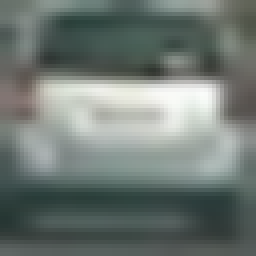
#> input picture vehicles/GTI_Far/image0158.png, 64 x 64 px (shown 4 times larger); its folder holds 4 pictures in this run
$ jupyter execute --allow-errors 'Vehicle Detection.ipynb'   (shell and % lines are left out)   (older library calls are emulated)
#> lines starting #> are read from the running program, lines starting #| are printed output that depends on the picture
### lesson_functions.py
import matplotlib.image as mpimg
import numpy as np
import cv2
from skimage.feature import hog

def get_hog_features(img, orient, pix_per_cell, cell_per_block,
                        vis=False, feature_vec=True):
    # Call with two outputs if vis==True
    if vis == True:
        features, hog_image = hog(img, orientations=orient,
                                  pixels_per_cell=(pix_per_cell, pix_per_cell),
                                  cells_per_block=(cell_per_block, cell_per_block),
                                  transform_sqrt=False,
                                  visualise=vis, feature_vector=feature_vec)
        return features, hog_image
    # Otherwise call with one output
    else:
        features = hog(img, orientations=orient,
                       pixels_per_cell=(pix_per_cell, pix_per_cell),
                       cells_per_block=(cell_per_block, cell_per_block),
                       transform_sqrt=False,
                       visualise=vis, feature_vector=feature_vec)
        return features

# Define a function to compute binned color features
def bin_spatial(img, size=(32, 32)):
    color1 = cv2.resize(img[:,:,0], size).ravel()
    color2 = cv2.resize(img[:,:,1], size).ravel()
    color3 = cv2.resize(img[:,:,2], size).ravel()
    return np.hstack((color1, color2, color3))

# Define a function to compute color histogram features
# NEED TO CHANGE bins_range if reading .png files with mpimg!
def color_hist(img, nbins=32):    #bins_range=(0, 256)
    # Compute the histogram of the color channels separately
    channel1_hist = np.histogram(img[:,:,0], bins=nbins)
    channel2_hist = np.histogram(img[:,:,1], bins=nbins)
    channel3_hist = np.histogram(img[:,:,2], bins=nbins)
    # Concatenate the histograms into a single feature vector
    hist_features = np.concatenate((channel1_hist[0], channel2_hist[0], channel3_hist[0]))
    # Return the individual histograms, bin_centers and feature vector
    return hist_features

# Define a function to extract features from a list of images
# Have this function call bin_spatial() and color_hist()
# [49 lines left out: function extract_features, not called in this run]

# Define a function that takes an image,
# start and stop positions in both x and y,
# window size (x and y dimensions),
# and overlap fraction (for both x and y)
def slide_window(img, x_start_stop=[None, None], y_start_stop=[None, None],
                    xy_window=(64, 64), xy_overlap=(0.5, 0.5)):
    # If x and/or y start/stop positions not defined, set to image size
    if x_start_stop[0] == None:
        x_start_stop[0] = 0
    if x_start_stop[1] == None:
        x_start_stop[1] = img.shape[1]
    if y_start_stop[0] == None:
        y_start_stop[0] = 0
    if y_start_stop[1] == None:
        y_start_stop[1] = img.shape[0]
    # Compute the span of the region to be searched
    xspan = x_start_stop[1] - x_start_stop[0]
    yspan = y_start_stop[1] - y_start_stop[0]
    # Compute the number of pixels per step in x/y
    nx_pix_per_step = np.int(xy_window[0]*(1 - xy_overlap[0]))
    ny_pix_per_step = np.int(xy_window[1]*(1 - xy_overlap[1]))
    # Compute the number of windows in x/y
    nx_buffer = np.int(xy_window[0]*(xy_overlap[0]))
    ny_buffer = np.int(xy_window[1]*(xy_overlap[1]))
    nx_windows = np.int((xspan-nx_buffer)/nx_pix_per_step)
    ny_windows = np.int((yspan-ny_buffer)/ny_pix_per_step)
    # Initialize a list to append window positions to
    window_list = []
    # Loop through finding x and y window positions
    # Note: you could vectorize this step, but in practice
    # you'll be considering windows one by one with your
    # classifier, so looping makes sense
    for ys in range(ny_windows):
        for xs in range(nx_windows):
            # Calculate window position
            startx = xs*nx_pix_per_step + x_start_stop[0]
            endx = startx + xy_window[0]
            starty = ys*ny_pix_per_step + y_start_stop[0]
            endy = starty + xy_window[1]

            # Append window position to list
            window_list.append(((startx, starty), (endx, endy)))
    # Return the list of windows
    return window_list

# Define a function to draw bounding boxes
# [9 lines left out: function draw_boxes, not called in this run]

### Vehicle Detection.ipynb
### This is a self-driving car project to detect vehicle on the road!

[cell 1]
import matplotlib.image as mpimg
import matplotlib.pyplot as plt
import numpy as np
import cv2
import glob
import time
import pickle
from sklearn.model_selection import train_test_split
from sklearn.svm import LinearSVC
from sklearn.preprocessing import StandardScaler
from skimage.feature import hog
from lesson_functions import *

[cell 2]
cars_far = glob.glob('./vehicles/GTI_Far/*.png')
cars_middle = glob.glob('./vehicles/GTI_MiddleClose/*.png')
cars_left = glob.glob('./vehicles/GTI_Left/*.png')
cars_right = glob.glob('./vehicles/GTI_Right/*.png')
cars_extracted = glob.glob('./vehicles/KITTI_extracted/*.png')

[cell 3]
notcars = glob.glob('./non-vehicles/Extras/*.png')
notcars += glob.glob('./non-vehicles/GTI/*.png')

[cell 4]
cars=cars_far+cars_middle+cars_left+cars_right+cars_extracted

[cell 5]
len(cars)

[cell 6]
len(notcars)

### Firstly, we need to store all the image data into .p file so that we can get data more easily

I am planning to set 80% as the training data and 20% as the data set

[cell 7]
pickle_file = 'data.p'
print('Saving data to pickle file...')
try:
    with open(pickle_file, 'wb') as pfile:
        pickle.dump(
            {
                'cars': cars,
                'notcars': notcars
            },
            pfile, pickle.HIGHEST_PROTOCOL)
except Exception as e:
    print('Unable to save data to', pickle_file, ':', e)
    raise

[cell 8]
datafile = 'data.p'
with open(datafile, mode='rb') as f:
    data = pickle.load(f)

Over here, split data into training test set and test data set

[cell 9]
cars_data=data['cars']
notcars_data=data['notcars']
cars_train,cars_test=train_test_split(cars_data,test_size=0.2)
#> (the rest of this cell did not finish here and is left out)

We need to create a function used to get features from images

[cell 10]
def single_img_features(img, color_space='YCrCb', spatial_size=(16, 16),
                        hist_bins=24, orient=5,
                        pix_per_cell=8, cell_per_block=5, hog_channel='ALL',
                        spatial_feat=False, hist_feat=False, hog_feat=True):
    #1) Define an empty list to receive features
    img_features = []
    #2) Apply color conversion if other than 'RGB'
    if color_space != 'RGB':
        if color_space == 'HSV':
            feature_image = cv2.cvtColor(img, cv2.COLOR_RGB2HSV)
        elif color_space == 'LUV':
            feature_image = cv2.cvtColor(img, cv2.COLOR_RGB2LUV)
        elif color_space == 'HLS':
            feature_image = cv2.cvtColor(img, cv2.COLOR_RGB2HLS)
        elif color_space == 'YUV':
            feature_image = cv2.cvtColor(img, cv2.COLOR_RGB2YUV)
        elif color_space == 'YCrCb':
            feature_image = cv2.cvtColor(img, cv2.COLOR_RGB2YCrCb)
    else: feature_image = np.copy(img)
    #3) Compute spatial features if flag is set
    if spatial_feat == True:
        spatial_features = bin_spatial(feature_image, size=spatial_size)
        #4) Append features to list
        img_features.append(spatial_features)
    #5) Compute histogram features if flag is set
    if hist_feat == True:
        hist_features = color_hist(feature_image, nbins=hist_bins)
        #6) Append features to list
        img_features.append(hist_features)
    #7) Compute HOG features if flag is set
    if hog_feat == True:
        if hog_channel == 'ALL':
            hog_features = []
            for channel in range(feature_image.shape[2]):
                hog_features.extend(get_hog_features(feature_image[:,:,channel],
                                    orient, pix_per_cell, cell_per_block,
                                    vis=False, feature_vec=True))
        else:
            hog_features = get_hog_features(feature_image[:,:,hog_channel], orient,
                        pix_per_cell, cell_per_block, vis=False, feature_vec=True)
        #8) Append features to list
        img_features.append(hog_features)

    #9) Return concatenated array of features
    return np.concatenate(img_features)

### Let's see a simple demo how to get Histogram of Oriented Gradients

[cell 11]
pix_per_cell=8
cell_per_block=2
orient=9
img=cars_train[0]
img=mpimg.imread(img)
#> img is the input picture: shape (64, 64, 3) float32; mean R, G, B 0.437, 0.475, 0.456
demo_features=[]
hog_image_demo=[]
for channel in range(img.shape[2]):
    features,hog_image=get_hog_features(img[:,:,channel], orient, pix_per_cell,\
                                        cell_per_block, vis=True, feature_vec=True)
    demo_features.append(features)
    hog_image_demo.append(hog_image)
#> this loop made 3 passes
#> pass 1, `features,hog_image=get_hog_features(img[:,:,channel], orient, pix_per_..`:
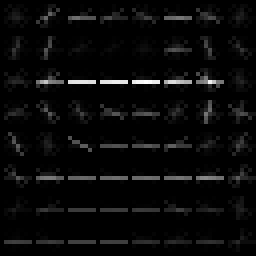
#> hog_image: shape (64, 64) float32 (shown 4 times larger); min 0, max 0.18, mean 0.00692; drawn with min black and max white
#> after the loop, demo_features = 3 items; hog_image_demo = 3 items

[cell 12]
plt.imshow(img)

[cell 13]
plt.imshow(hog_image_demo[0])

[cell 14]
demo_features[0].shape
#> Out = (1764,)

[cell 15]
feature_training_cars=[]
for file in cars_train:
    img=mpimg.imread(file)
    draw_img = img.astype(np.float32)/255
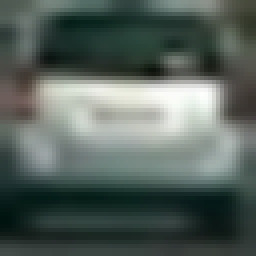
#> draw_img: shape (64, 64, 3) float32 (shown 4 times larger); mean R, G, B 0.00171, 0.00186, 0.00179; drawn with min black and max white
    img_features = single_img_features(draw_img, color_space='YCrCb', spatial_size=(32,32),\
                                       hist_bins=32, orient=9,\
                                       pix_per_cell=8, cell_per_block=2, hog_channel='ALL',\
                                       spatial_feat=True, hist_feat=True, hog_feat=True)
#> in single_img_features, `feature_image = cv2.cvtColor(img, cv2.COLOR_RGB2YCrCb)`: feature_image: shape (64, 64, 3) float32; mean of channels 0, 1, 2 0.00181, 0.5, 0.5
#> in bin_spatial, `color1 = cv2.resize(img[:,:,0], size).ravel()`: color1 = 1024 values, max 0.00383 at index 405, min 0.000754 at index 864, mean 0.00181
#> in bin_spatial, `color2 = cv2.resize(img[:,:,1], size).ravel()`: color2 = 1024 values, max 0.5 at index 387, min 0.5 at index 74, mean 0.5
#> in bin_spatial, `color3 = cv2.resize(img[:,:,2], size).ravel()`: color3 = 1024 values, max 0.5 at index 676, min 0.5 at index 356, mean 0.5
#> in single_img_features, `spatial_features = bin_spatial(feature_image, size=spatial_size)`: spatial_features = 3072 values, max 0.5 at index 1411, min 0.000754 at index 864, mean 0.334
#> in color_hist, `hist_features = np.concatenate((channel1_hist[0], channel2_hist[0], ch..`: hist_features = 96 values, max 469 at index 88, min 1 at index 95, mean 128
#> after the loop in single_img_features, `for channel in range(feature_image.shape[2]):`: hog_features = 5292 values, max 0.692 at index 346, min 0 at index 46, mean 0.113
#> img_features = 8460 values, max 469 at index 3160, min 0 at index 3214, mean 1.64
    feature_training_cars.append(img_features)
#> pass 2 of the loop `for file in cars_train:`:
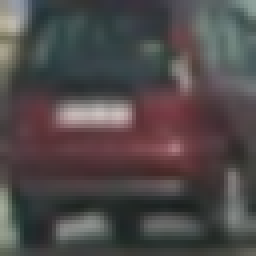
#> input picture vehicles/GTI_Far/image0131.png, 64 x 64 px (shown 4 times larger)
#> img is the input picture: shape (64, 64, 3) float32; mean R, G, B 0.311, 0.288, 0.289
#> `draw_img = img.astype(np.float32)/255`:
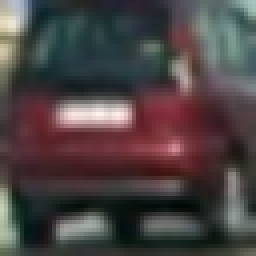
#> draw_img: shape (64, 64, 3) float32 (shown 4 times larger); mean R, G, B 0.00122, 0.00113, 0.00114; drawn with min black and max white
#> feature_image: shape (64, 64, 3) float32; mean of channels 0, 1, 2 0.00116, 0.5, 0.5
#> `img_features = single_img_features(draw_img, color_space='YCrCb', spat..`: img_features = 8460 values, max 631 at index 3078, min 0 at index 3287, mean 1.65
#> pass 3 of the loop `for file in cars_train:`:
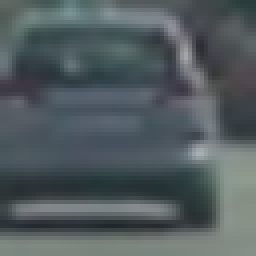
#> input picture vehicles/GTI_Far/image0006.png, 64 x 64 px (shown 4 times larger)
#> img is the input picture: shape (64, 64, 3) float32; mean R, G, B 0.322, 0.361, 0.373
#> `draw_img = img.astype(np.float32)/255`:
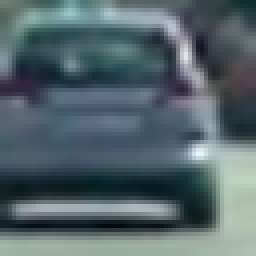
#> draw_img: shape (64, 64, 3) float32 (shown 4 times larger); mean R, G, B 0.00126, 0.00141, 0.00146; drawn with min black and max white
#> feature_image: shape (64, 64, 3) float32; mean of channels 0, 1, 2 0.00137, 0.5, 0.5
#> `img_features = single_img_features(draw_img, color_space='YCrCb', spat..`: img_features = 8460 values, max 424 at index 3121, min 0 at index 3101, mean 1.65

feature_testing_cars=[]
for file in cars_test:
    img=mpimg.imread(file)
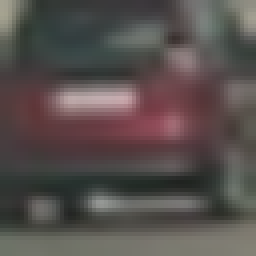
#> input picture vehicles/GTI_Far/image0141.png, 64 x 64 px (shown 4 times larger)
#> img is the input picture: shape (64, 64, 3) float32; mean R, G, B 0.343, 0.313, 0.305
    draw_img = img.astype(np.float32)/255
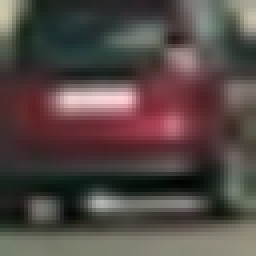
#> draw_img: shape (64, 64, 3) float32 (shown 4 times larger); mean R, G, B 0.00135, 0.00123, 0.00119; drawn with min black and max white
    img_features = single_img_features(draw_img, color_space='YCrCb', spatial_size=(32,32),\
                                       hist_bins=32, orient=9,\
                                       pix_per_cell=8, cell_per_block=2, hog_channel='ALL',\
                                       spatial_feat=True, hist_feat=True, hog_feat=True)
#> in single_img_features (call 4), `feature_image = cv2.cvtColor(img, cv2.COLOR_RGB2YCrCb)`: feature_image: shape (64, 64, 3) float32; mean of channels 0, 1, 2 0.00126, 0.5, 0.5
#> img_features = 8460 values, max 506 at index 3078, min 0 at index 3174, mean 1.65
    feature_testing_cars.append(img_features)

feature_training_notcars=[]
#> (the rest of this cell did not finish here and is left out)

[cell 16]
ystart = 400
ystop = 656
scale = 1.5

[cell 17]
#didn't use this functions in this project, but it is useful to improve efficiency of the algorithms
# [64 lines left out: function find_cars, not called in this run]

### Now features have been extracted, now we need to use SVM to explore data

#> (a cell that did not finish here is left out)

#> (a cell that did not finish here is left out)

[cell 20]
svc = LinearSVC()
# Check the training time for the SVC
t=time.time()
#> (the rest of this cell did not finish here and is left out)

#> (a cell that did not finish here is left out)

#> (a cell that did not finish here is left out)

Now we can use our classifier to test accuracy on our test data set

#> (a cell that did not finish here is left out)

## Then, we need to construct a function to search windows

[cell 24]
# Define a function you will pass an image
# and the list of windows to be searched (output of slide_windows())
# [29 lines left out: function search_windows, not called in this run]

[cell 25]
# Define a function to return HOG features and visualization
# [7 lines left out: function convert_color, not called in this run]

[cell 26]
color_space = 'YCrCb'
spatial_size = (32,32)
hist_bins = 32
orient = 9
pix_per_cell = 8
cell_per_block = 2
hog_channel = 'ALL'
spatial_feat = True
hist_feat = True
hog_feat = True

As for the sliding window function, I set the window-size as 64, and the overlap ratio as 0.7, the reason is that using 0.7 as overlap can help me to find cars quickly(compared to lower ratio). Also, it is an appropriate size and overlap ratio to find the specific cars

[cell 27]
#Got an idea from the forum and referenced some codes from there
def get_rectangle_cars(image):
    hot_windows = []
    all_windows = []

    X_start_stop =[[600,1200],[None,None],[None,None],[None,None]]
    XY_window = [[64,64]]
    XY_overlap = [(0.7,0.7)]
    Y_start_stop =[[400,655]]


    for i in range(len(Y_start_stop)):
        windows = slide_window(image, x_start_stop=X_start_stop[i], y_start_stop=Y_start_stop[i],
                            xy_window=XY_window[i], xy_overlap=XY_overlap[i])

        all_windows += [windows]
        #test_image=np.copy(image)
        test_image = image.astype(np.float32)/255
        hot_windows +=  search_windows(test_image, windows, svc, X_scaler, color_space=color_space,
                            spatial_size=spatial_size, hist_bins=hist_bins,
                            orient=orient, pix_per_cell=pix_per_cell,
                            cell_per_block=cell_per_block,
                            hog_channel=hog_channel, spatial_feat=spatial_feat,
                            hist_feat=hist_feat, hog_feat=hog_feat)

    return hot_windows,all_windows

[cell 28]
test_image=mpimg.imread("test_images/test3.jpg")
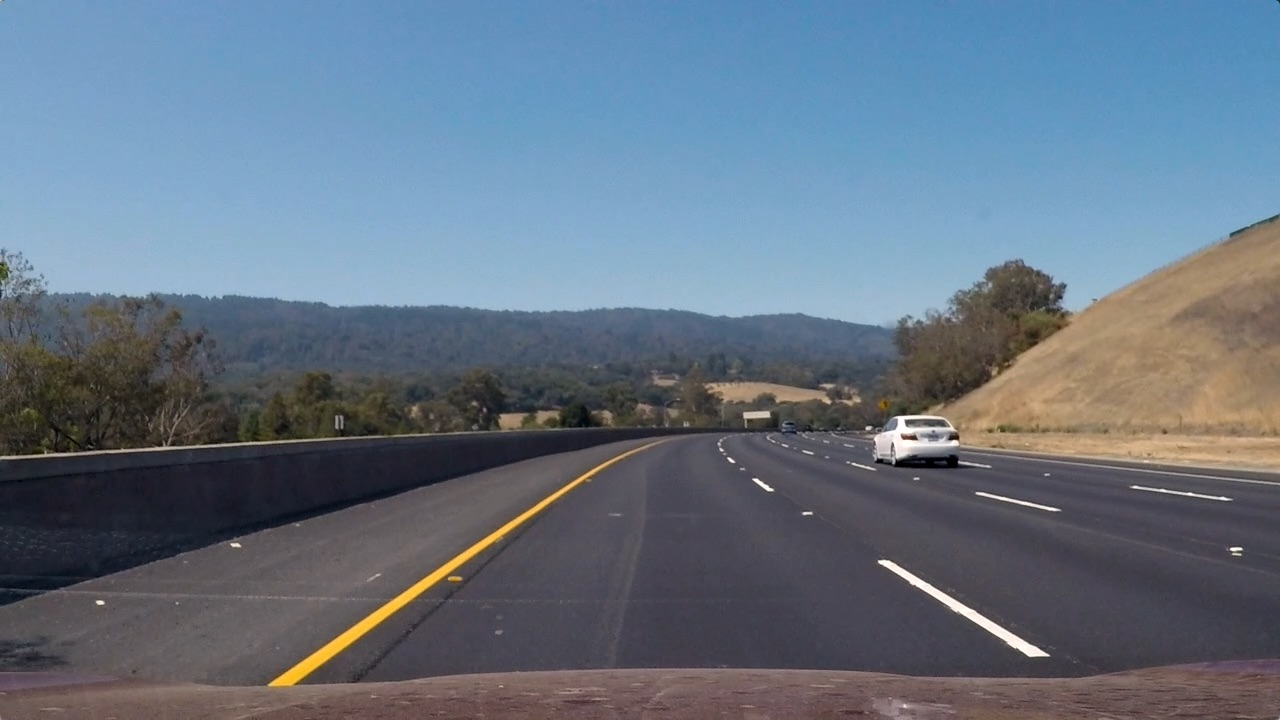
#> input picture test_images/test3.jpg, 1280 x 720 px
#> test_image is the input picture: shape (720, 1280, 3); mean R, G, B 101.1, 115.3, 130.7
#> after the loop in get_rectangle_cars, `for i in range(len(Y_start_stop)):`: all_windows = 1 item; hot_windows = []
plt.imshow(test_image)
